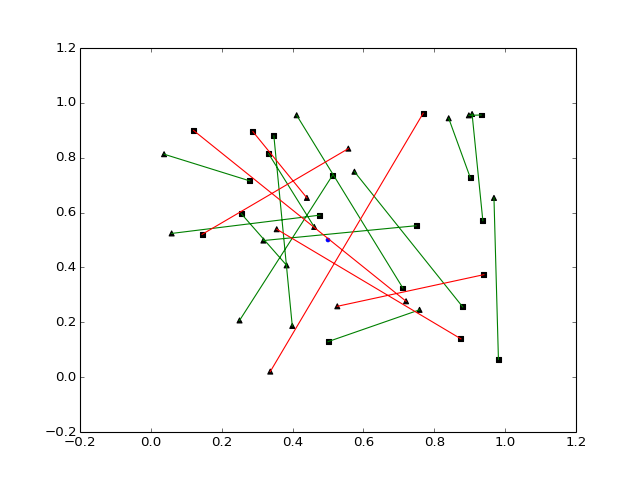

The Python source for this figure:
from pylayers.util.plotutil import *
import scipy as sp
import numpy as np
from pylayers.util.geomutil import *
from pylayers.util.plotutil import *
import matplotlib.pylab as plot
N = 20
A = sp.rand(2,N)
B = sp.rand(2,N)
C = np.array(([0.5,0.5])).reshape(2,1)
left=isleft(A,B,C)
il = np.where(left)[0]
inl = np.where(~left)[0]
plt.scatter(C[0],C[1],color='b',s=10)
displot(A[:,il],B[:,il],arrow=True,color='g')
displot(A[:,inl],B[:,inl],arrow=True,color='r')
